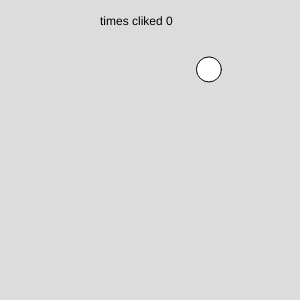
Frame 1 (no input)
Frame 60 (no input): identical to frame 1, image omitted
Frame 120 (the mouse pressed at the canvas centre since frame 60): identical to frame 1, image omitted

The p5.js sketch that drew this single still picture (run headless with seeded random() and noise() and a simulated clock; from frame 60 on, the mouse is pressed at the canvas centre):

// p5.js sketch
// ── sketch.js

let x;
let y;
let r = 25;
let d;

let count = 0;

function setup(){
  createCanvas(300,300);
  x=random(0+r/2,width-r/2);
  y=random(0+r/2,300-r/2);
}



function draw(){
  background(220);
  d = sqrt(sq(x-mouseX)+sq(y-mouseY));
  //console.log(d);

  if(d<r/2 && mouseIsPressed){
    x=random(0+r/2,width-r/2);
    y=random(0+r/2,300-r/2);
    count++;
  }
  
  circle(x,y,r);

  text('times cliked ' + count,100,25);
  console.log(d);
}
